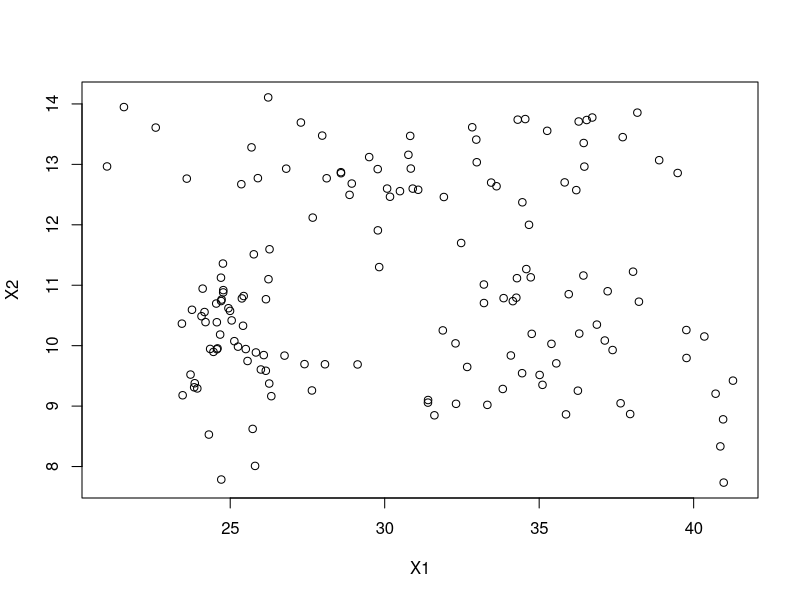
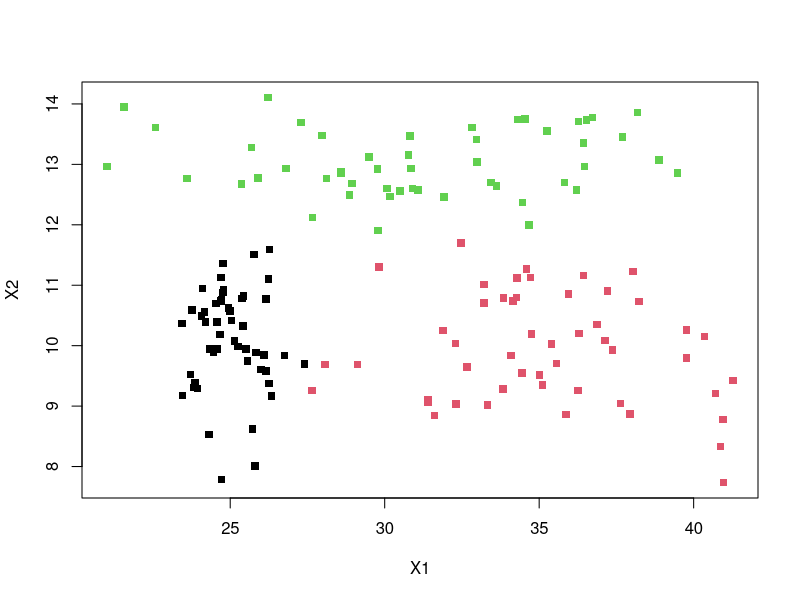
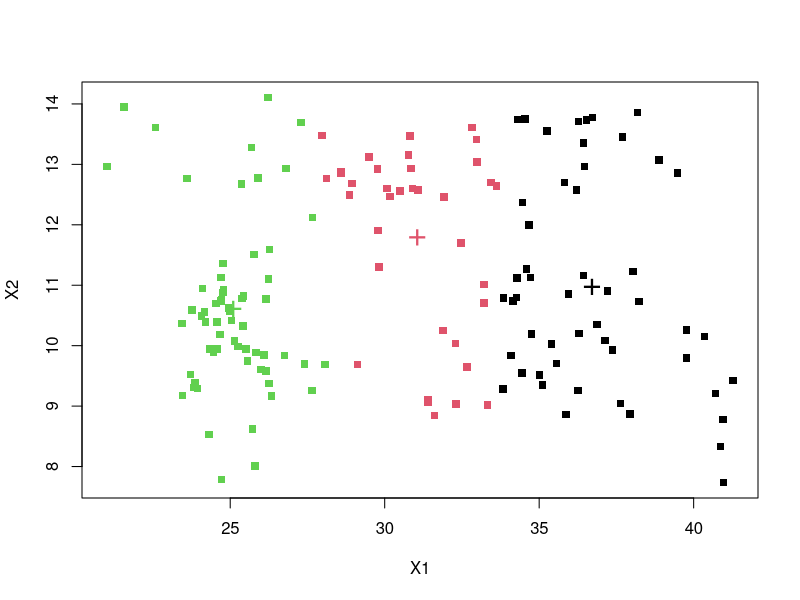
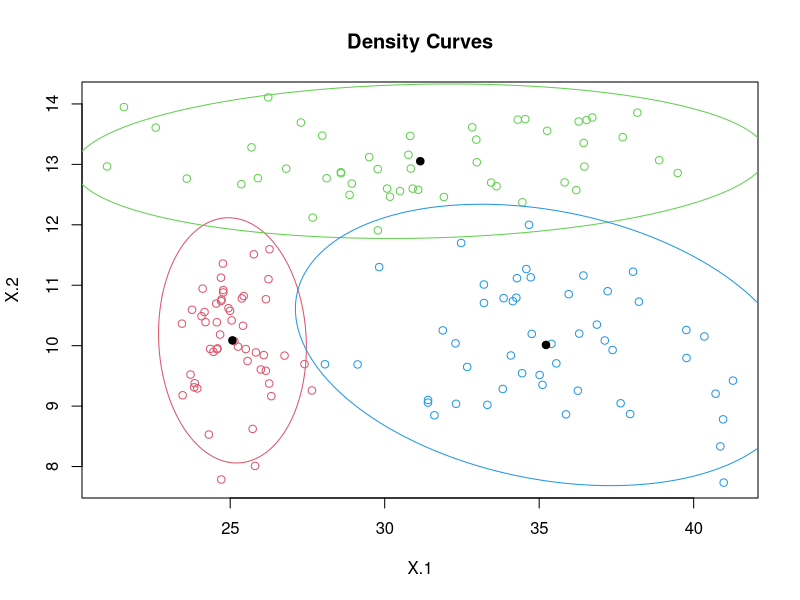

These charts were generated, in order, by the following R code:
rm(list=ls())
library(mixtools)
kmdata = read.csv("kmdata.txt")
x = kmdata[, 1:2]
y = kmdata[, 3]

#Question 1
plot(x)
plot(x, col=y, pch=15)

#Question 2
model = kmeans(x, 3)
plot(x, col = model$cluster, pch = 15)
points(model$centers, col = 1:length(model$centers), pch = "+", cex = 2)

#Question 3
library(mixtools)
model <- mvnormalmixEM(x, k=3, epsilon=0.01)
model$mu
model$lambda
model$loglik
plot(model, which=2)

clusters = max.col(model$posterior)
centers = matrix(unlist(model$mu), byrow=TRUE, ncol=2)
